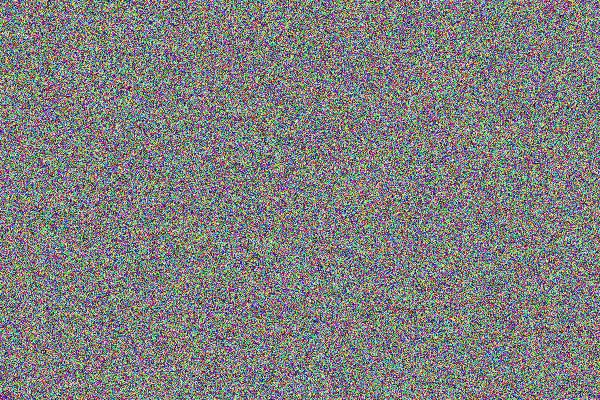
#> input picture art_heritage_restoration/data/input/test.jpg, 600 x 400 px
$ python -i image_enhancement.py   (imports and definitions only)
#> lines starting #> are read from the running program, lines starting #| are printed output that depends on the picture
"""
Image Enhancement Module for Heritage Restoration
Techniques: CLAHE, Histogram Equalization, Filtering, Denoising
"""
import cv2
import numpy as np
import sys
import os
sys.path.append(os.path.dirname(os.path.dirname(os.path.abspath(__file__))))
from src import config

class ImageEnhancer:
    def __init__(self):
        self.clahe = cv2.createCLAHE(clipLimit=config.CLAHE_CLIP_LIMIT,
                                     tileGridSize=config.CLAHE_TILE_SIZE)
        print('✓ Image Enhancer initialized')

    def enhance_contrast_clahe(self, image):
        """Apply CLAHE for contrast enhancement"""
        if len(image.shape) == 3:
            lab = cv2.cvtColor(image, cv2.COLOR_RGB2LAB)
            l, a, b = cv2.split(lab)
            l_clahe = self.clahe.apply(l)
            enhanced_lab = cv2.merge([l_clahe, a, b])
            enhanced = cv2.cvtColor(enhanced_lab, cv2.COLOR_LAB2RGB)
        else:
            enhanced = self.clahe.apply(image)
        return enhanced

    def denoise_image(self, image, method='bilateral'):
        """Apply denoising filters"""
        if method == 'bilateral':
            denoised = cv2.bilateralFilter(image, d=9, sigmaColor=75, sigmaSpace=75)
        elif method == 'gaussian':
            denoised = cv2.GaussianBlur(image, config.GAUSSIAN_KERNEL, 0)
        else:
            denoised = image
        return denoised

    def sharpen_image(self, image, amount=1.5):
        """Sharpen image using unsharp masking"""
        gaussian = cv2.GaussianBlur(image, (0, 0), 2.0)
        sharpened = cv2.addWeighted(image, 1.0 + amount, gaussian, -amount, 0)
        return sharpened

    def adjust_gamma(self, image, gamma=1.2):
        """Adjust gamma for brightness correction"""
        inv_gamma = 1.0 / gamma
        table = np.array([((i / 255.0) ** inv_gamma) * 255
                         for i in np.arange(0, 256)]).astype("uint8")
        return cv2.LUT(image, table)

    def enhance_pipeline(self, image, steps=['clahe', 'denoise', 'sharpen']):
        """Complete enhancement pipeline"""
        enhanced = image.copy()
        for step in steps:
            if step == 'clahe':
                enhanced = self.enhance_contrast_clahe(enhanced)
            elif step == 'denoise':
                enhanced = self.denoise_image(enhanced, method='bilateral')
            elif step == 'sharpen':
                enhanced = self.sharpen_image(enhanced)
            elif step == 'gamma':
                enhanced = self.adjust_gamma(enhanced)
        return enhanced

>>> import cv2
>>> picture = cv2.cvtColor(cv2.imread('../data/input/test.jpg'), cv2.COLOR_BGR2RGB)
>>> result = ImageEnhancer().enhance_pipeline(picture)
#> the loop in enhance_pipeline, `for step in steps:` made 3 passes
#> pass 1, in enhance_contrast_clahe, `l, a, b = cv2.split(lab)`:
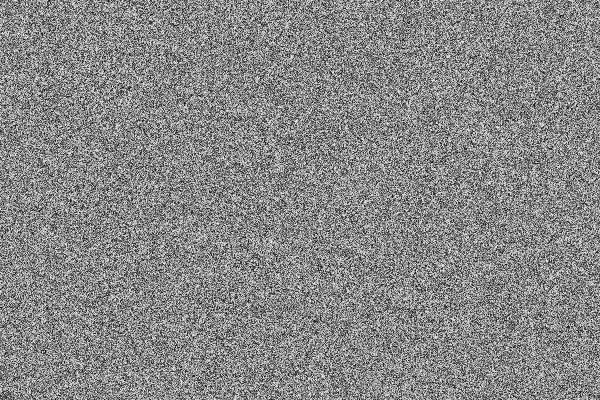
#> l: shape (400, 600); min 1, max 253, mean 135.4
#> pass 1, in enhance_contrast_clahe, `l, a, b = cv2.split(lab)`:
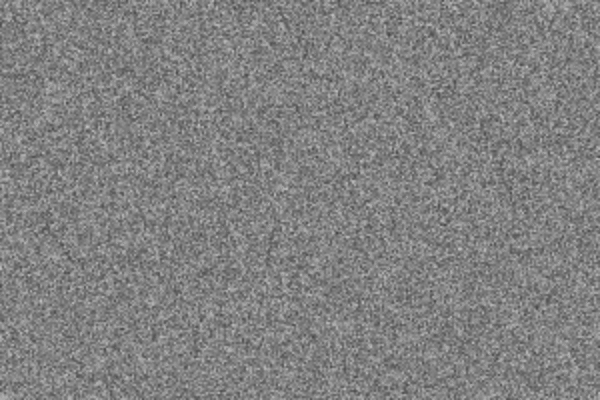
#> a: shape (400, 600); min 71, max 193, mean 129.1
#> pass 1, in enhance_contrast_clahe, `l, a, b = cv2.split(lab)`:
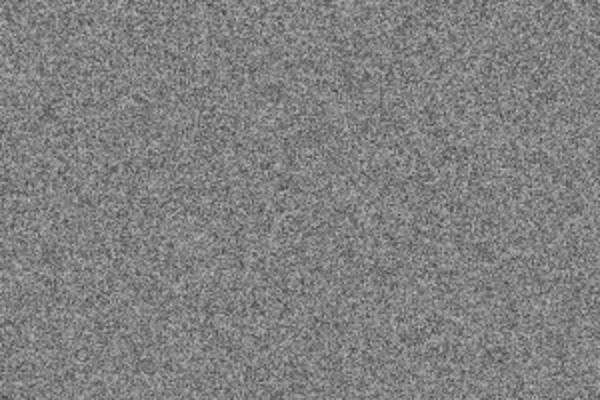
#> b: shape (400, 600); min 65, max 188, mean 128.5
#> after the loop in enhance_pipeline, `for step in steps:`:
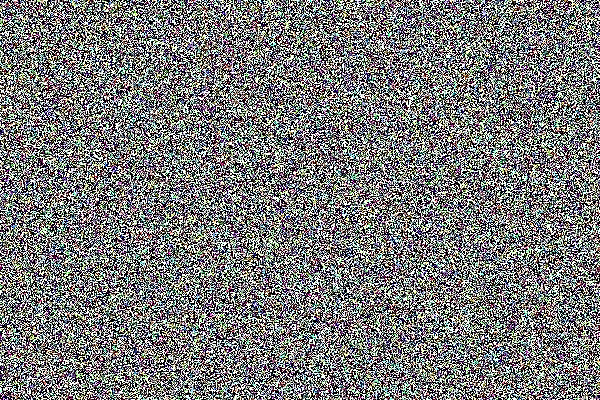
#> enhanced: shape (400, 600, 3); mean R, G, B 121.8, 122, 121.7
